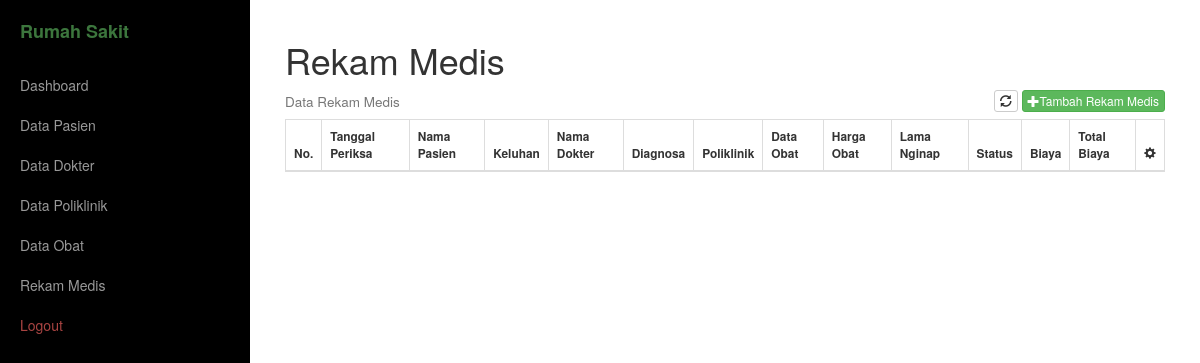
The page /rekam_medis/data.php (signed in) on the database as committed earlier.
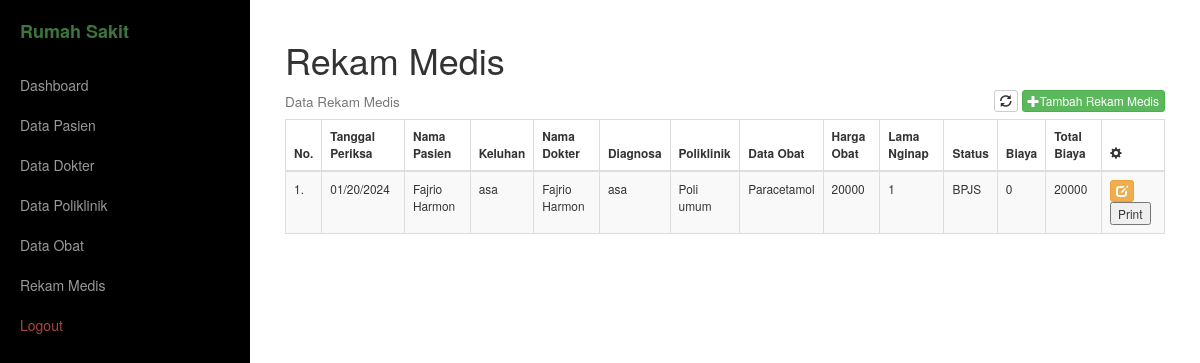
The same page on the database as committed later.
### tables this page shows
CREATE TABLE `tb_rekammedis` (
  `id_rm` int(11) NOT NULL,
  `id_pasien` varchar(50) NOT NULL,
  `nama_pasien` varchar(50) NOT NULL,
  `keluhan` text NOT NULL,
  `id_dokter` varchar(50) NOT NULL,
  `nama_dokter` varchar(50) NOT NULL,
  `diagnosa` text NOT NULL,
  `id_poli` varchar(50) NOT NULL,
  `nama_poli` varchar(50) NOT NULL,
  `id_obat` int(11) NOT NULL,
  `nama_obat` varchar(200) NOT NULL,
  `harga_obat` int(11) NOT NULL,
  `tgl_periksa` date NOT NULL,
  `lama_nginap` int(11) DEFAULT NULL,
  `status` varchar(50) DEFAULT NULL,
  `biaya` int(11) DEFAULT NULL,
  `total_biaya` int(11) NOT NULL
);

### _config/config.php (called while the page is built, shortened)
<?php
function tgl_indo($tgl) {
    $tanggal = substr($tgl, 8, 2);
    $bulan = substr($tgl, 0, 2);
    $tahun = substr($tgl, 0, 4);
    return $tanggal."/".$bulan."/".$tahun;
}
?>

### rekam_medis/data.php (the view, shortened to what this page needs)
<?php include_once('../_header.php'); ?>
<div class="box">
    <h1>Rekam Medis</h1>
    <h4>
        <small>Data Rekam Medis
            <div class="pull-right">
                <a href="" class="btn btn-default btn-xs"><i class="glyphicon glyphicon-refresh"></i></a>
                <a href="add.php" class="btn btn-success btn-xs"><i class="glyphicon glyphicon-plus"></i>Tambah Rekam Medis</a>
            </div>
    </h4>
    <div id="content">
        <div class="table-responsive">
            <table class="table table-striped table-bordered table-hover" id="dokter">
                <thead>
                    <tr>
                        <th>No.</th>
                        <th>Tanggal Periksa</th>
                        <th>Nama Pasien</th>
                        <th>Keluhan</th>
                        <th>Nama Dokter</th>
                        <th>Diagnosa</th>
                        <th>Poliklinik</th>
                        <th>Data Obat</th>
                        <th>Harga Obat</th>
                        <th>Lama Nginap</th>
                        <th>Status</th>
                        <th>Biaya</th>
                        <th>Total Biaya</th>
                        <th><i class="glyphicon glyphicon-cog"></i></th>
                    </tr>
                </thead>
                <tbody>
                    <?php
                    $no = 1;
                    $query = "SELECT * FROM tb_rekammedis";
                    $sql_rm = mysqli_query($con, $query) or die(mysqli_error($con));
                    while ($data = mysqli_fetch_array($sql_rm)) { ?>
                        <tr>
                            <td><?= $no++ ?>.</td>
                            <td><?= tgl_indo($data['tgl_periksa']) ?></td>
                            <td><?= $data['nama_pasien'] ?></td>
                            <td><?= $data['keluhan'] ?></td>
                            <td><?= $data['nama_dokter'] ?></td>
                            <td><?= $data['diagnosa'] ?></td>
                            <td><?= $data['nama_poli'] ?></td>
                            <td><?= $data['nama_obat'] ?></td>
                            <td><?= $data['harga_obat'] ?></td>
                            <td><?= $data['lama_nginap'] ?></td>
                            <td><?= $data['status'] ?></td>
                            <td><?= $data['biaya'] ?></td>
                            <td><?= $data['total_biaya'] ?></td>
                            <td>
                            <a href="edit.php?id_rm=<?= $data['id_rm'] ?>" class="btn btn-warning btn-xs"><i class="glyphicon glyphicon-edit"></i></a>
                                <button class="print-btn" data-record-id="<?= $data['id_rm'] ?>" data-patient-id="<?= $data['id_pasien'] ?>">Print</button>
                            </td>
                        </tr>
                    <?php } ?>
                </tbody>
            </table>
        </div>
    </div>
</div>
<?php include_once('../_footer.php'); ?>

Rows that differ between the two databases and show on the page:
added tb_rekammedis: tgl_periksa "01/20/2024", nama_pasien "Fajrio Harmon", keluhan "asa", nama_dokter "Fajrio Harmon", diagnosa "asa", nama_poli "Poli umum", nama_obat "Paracetamol", harga_obat "20000", lama_nginap "1", status "BPJS", biaya "0", total_biaya "20000"
